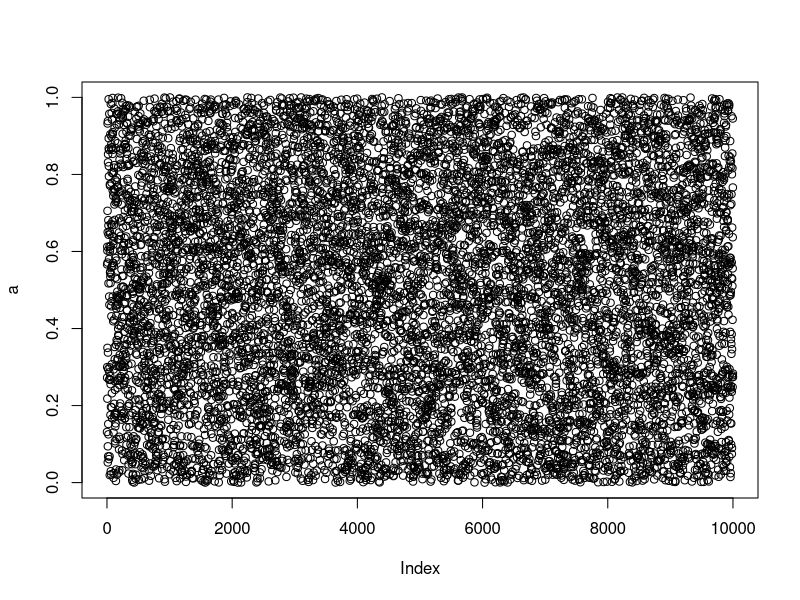

Reproduce this figure in R.
## ---- chunk 1
knitr::opts_chunk$set(echo = TRUE)
## ---- chunk 2
# NOTE: Use below line to install the package. Remove the line after,
#       as otherwise pdf generation won't work.
# install.packages("mvtnorm") 
library("mvtnorm")
means = c(0,0)
VCOV = matrix(c(1,0,0,1),nrow=2,byrow=T)
n=2
X = rmvnorm(n,mean=means,sigma=VCOV) 
X
## ---- chunk 3
# Code block generating a plot
# The figure size and positioning can be adjusted in the options for the block
a = runif(10000)
plot(a)
